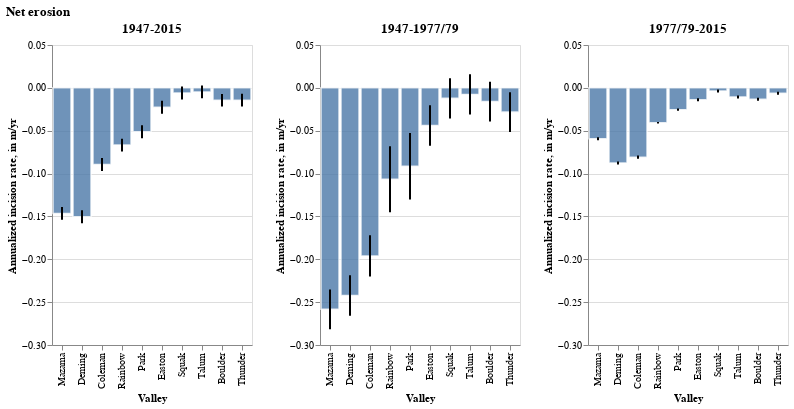

Notebook code cell kept with this figure:
### Code cell
src = thresh_neg_dv_df_by_valley.drop(columns='index')
bounding = src[src.bounding==True]
non_bounding = src[src.bounding==False]

bounding_chart = bars_and_error_bars(
    bounding, 
    value='Annual Incision Rate:Q', 
    bars_2_cols=['Incision Lower CI', 'Incision Upper CI'],
    y_title = "Annualized incision rate, in m/yr"
)
early_chart = bars_and_error_bars(
    non_bounding[non_bounding.start_time == datetime(1947, 9, 14)], 
    value='Annual Incision Rate:Q', 
    bars_2_cols=['Incision Lower CI', 'Incision Upper CI'],
    y_title = "Annualized incision rate, in m/yr"
)
late_chart = bars_and_error_bars(
    non_bounding[non_bounding.end_time == datetime(2015, 9, 1)], 
    value='Annual Incision Rate:Q', 
    bars_2_cols=['Incision Lower CI', 'Incision Upper CI'],
    y_title = "Annualized incision rate, in m/yr"
)

(
    bounding_chart.properties(title="1947-2015") | early_chart.properties(title="1947-1977/79 ") | late_chart.properties(title="1977/79-2015")
).resolve_scale(y='shared').properties(title='Net erosion')

### Figure 1 — Vega-Lite specification as saved in the notebook (floating-point values rounded to 4 significant figures)
{"config": {"view": {"continuousWidth": 400, "continuousHeight": 300}}, "hconcat": [{"layer": [{"mark": {"type": "bar", "opacity": 0.8, "stroke": "white", "strokeWidth": 1.5}, "encoding": {"x": {"field": "name", "sort": ["Mazama", "Deming", "Coleman", "Rainbow", "Park", "Easton", "Squak", "Talum", "Boulder", "Thunder"], "type": "ordinal"}, "y": {"field": "Annual Incision Rate", "type": "quantitative"}}}, {"mark": {"type": "bar", "color": "black", "width": 2}, "encoding": {"x": {"field": "name", "sort": ["Mazama", "Deming", "Coleman", "Rainbow", "Park", "Easton", "Squak", "Talum", "Boulder", "Thunder"], "title": "Valley", "type": "ordinal"}, "y": {"field": "Incision Lower CI", "title": "Annualized incision rate, in m/yr", "type": "quantitative"}, "y2": {"field": "Incision Upper CI"}}}], "data": {"name": "data-77ca9523747236512a9addf5d228ad99"}, "title": "1947-2015"}, {"layer": [{"mark": {"type": "bar", "opacity": 0.8, "stroke": "white", "strokeWidth": 1.5}, "encoding": {"x": {"field": "name", "sort": ["Mazama", "Deming", "Coleman", "Rainbow", "Park", "Easton", "Squak", "Talum", "Boulder", "Thunder"], "type": "ordinal"}, "y": {"field": "Annual Incision Rate", "type": "quantitative"}}}, {"mark": {"type": "bar", "color": "black", "width": 2}, "encoding": {"x": {"field": "name", "sort": ["Mazama", "Deming", "Coleman", "Rainbow", "Park", "Easton", "Squak", "Talum", "Boulder", "Thunder"], "title": "Valley", "type": "ordinal"}, "y": {"field": "Incision Lower CI", "title": "Annualized incision rate, in m/yr", "type": "quantitative"}, "y2": {"field": "Incision Upper CI"}}}], "data": {"name": "data-ff49594a3d6b17a0ad0990ef6fc9399b"}, "title": "1947-1977/79 "}, {"layer": [{"mark": {"type": "bar", "opacity": 0.8, "stroke": "white", "strokeWidth": 1.5}, "encoding": {"x": {"field": "name", "sort": ["Mazama", "Deming", "Coleman", "Rainbow", "Park", "Easton", "Squak", "Talum", "Boulder", "Thunder"], "type": "ordinal"}, "y": {"field": "Annual Incision Rate", "type": "quantitative"}}}, {"mark": {"type": "bar", "color": "black", "width": 2}, "encoding": {"x": {"field": "name", "sort": ["Mazama", "Deming", "Coleman", "Rainbow", "Park", "Easton", "Squak", "Talum", "Boulder", "Thunder"], "title": "Valley", "type": "ordinal"}, "y": {"field": "Incision Lower CI", "title": "Annualized incision rate, in m/yr", "type": "quantitative"}, "y2": {"field": "Incision Upper CI"}}}], "data": {"name": "data-94f4f0ac5ca88ebd71cb2ecf01d87a60"}, "title": "1977/79-2015"}], "resolve": {"scale": {"y": "shared"}}, "title": "Net erosion", "$schema": "https://vega.github.io/schema/vega-lite/v4.17.0.json", "datasets": {"data-77ca9523747236512a9addf5d228ad99": [{"dh": -3.48, "area": 580500.0, "volume": -2020000.0, "bounding": true, "name": "Park", "n_pixels": 145100.0, "volumetric_uncertainty": 297800.0, "start_time": "1947-09-14T00:00:00", "end_time": "2015-09-01T00:00:00", "time_difference_years": 68, "Annual Mass Wasted": -29710.0, "Upper CI": -25330.0, "Lower CI": -34090.0, "Average Date": "1981-09-07T00:00:00", "Annual Incision Rate": -0.05118, "Incision Lower CI": -0.05873, "Incision Upper CI": -0.04364}, {"dh": -4.54, "area": 837300.0, "volume": -3801000.0, "bounding": true, "name": "Rainbow", "n_pixels": 209300.0, "volumetric_uncertainty": 424700.0, "start_time": "1947-09-14T00:00:00", "end_time": "2015-09-01T00:00:00", "time_difference_years": 68, "Annual Mass Wasted": -55900.0, "Upper CI": -49660.0, "Lower CI": -62150.0, "Average Date": "1981-09-07T00:00:00", "Annual Incision Rate": -0.06677, "Incision Lower CI": -0.07422, "Incision Upper CI": -0.05931}, {"dh": -10.23, "area": 509600.0, "volume": -5212000.0, "bounding": true, "name": "Deming", "n_pixels": 127400.0, "volumetric_uncertainty": 262700.0, "start_time": "1947-09-14T00:00:00", "end_time": "2015-09-01T00:00:00", "time_difference_years": 68, "Annual Mass Wasted": -76650.0, "Upper CI": -72790.0, "Lower CI": -80510.0, "Average Date": "1981-09-07T00:00:00", "Annual Incision Rate": -0.1504, "Incision Lower CI": -0.158, "Incision Upper CI": -0.1428}, {"dh": -0.9809, "area": 1411000.0, "volume": -1384000.0, "bounding": true, "name": "Boulder", "n_pixels": 352700.0, "volumetric_uncertainty": 708000.0, "start_time": "1947-09-14T00:00:00", "end_time": "2015-09-01T00:00:00", "time_difference_years": 68, "Annual Mass Wasted": -20350.0, "Upper CI": -9941.0, "Lower CI": -30760.0, "Average Date": "1981-09-07T00:00:00", "Annual Incision Rate": -0.01442, "Incision Lower CI": -0.0218, "Incision Upper CI": -0.007046}, {"dh": -0.4096, "area": 721000.0, "volume": -295300.0, "bounding": true, "name": "Squak", "n_pixels": 180200.0, "volumetric_uncertainty": 367200.0, "start_time": "1947-09-14T00:00:00", "end_time": "2015-09-01T00:00:00", "time_difference_years": 68, "Annual Mass Wasted": -4342.0, "Upper CI": 1058.0, "Lower CI": -9742.0, "Average Date": "1981-09-07T00:00:00", "Annual Incision Rate": -0.006023, "Incision Lower CI": -0.01351, "Incision Upper CI": 0.001467}, {"dh": -0.9809, "area": 1082000.0, "volume": -1061000.0, "bounding": true, "name": "Thunder", "n_pixels": 270400.0, "volumetric_uncertainty": 545400.0, "start_time": "1947-09-14T00:00:00", "end_time": "2015-09-01T00:00:00", "time_difference_years": 68, "Annual Mass Wasted": -15600.0, "Upper CI": -7583.0, "Lower CI": -23620.0, "Average Date": "1981-09-07T00:00:00", "Annual Incision Rate": -0.01442, "Incision Lower CI": -0.02184, "Incision Upper CI": -0.00701}, {"dh": -0.3242, "area": 871600.0, "volume": -282600.0, "bounding": true, "name": "Talum", "n_pixels": 217900.0, "volumetric_uncertainty": 441600.0, "start_time": "1947-09-14T00:00:00", "end_time": "2015-09-01T00:00:00", "time_difference_years": 68, "Annual Mass Wasted": -4156.0, "Upper CI": 2338.0, "Lower CI": -10650.0, "Average Date": "1981-09-07T00:00:00", "Annual Incision Rate": -0.004768, "Incision Lower CI": -0.01222, "Incision Upper CI": 0.002683}, {"dh": -1.543, "area": 472100.0, "volume": -728200.0, "bounding": true, "name": "Easton", "n_pixels": 118000.0, "volumetric_uncertainty": 244200.0, "start_time": "1947-09-14T00:00:00", "end_time": "2015-09-01T00:00:00", "time_difference_years": 68, "Annual Mass Wasted": -10710.0, "Upper CI": -7118.0, "Lower CI": -14300.0, "Average Date": "1981-09-07T00:00:00", "Annual Incision Rate": -0.02269, "Incision Lower CI": -0.03029, "Incision Upper CI": -0.01508}, {"dh": -6.078, "area": 637500.0, "volume": -3875000.0, "bounding": true, "name": "Coleman", "n_pixels": 159400.0, "volumetric_uncertainty": 326000.0, "start_time": "1947-09-14T00:00:00", "end_time": "2015-09-01T00:00:00", "time_difference_years": 68, "Annual Mass Wasted": -56980.0, "Upper CI": -52190.0, "Lower CI": -61770.0, "Average Date": "1981-09-07T00:00:00", "Annual Incision Rate": -0.08938, "Incision Lower CI": -0.0969, "Incision Upper CI": -0.08186}, {"dh": -9.962, "area": 945800.0, "volume": -9422000.0, "bounding": true, "name": "Mazama", "n_pixels": 236500.0, "volumetric_uncertainty": 478300.0, "start_time": "1947-09-14T00:00:00", "end_time": "2015-09-01T00:00:00", "time_difference_years": 68, "Annual Mass Wasted": -138600.0, "Upper CI": -131500.0, "Lower CI": -145600.0, "Average Date": "1981-09-07T00:00:00", "Annual Incision Rate": -0.1465, "Incision Lower CI": -0.1539, "Incision Upper CI": -0.1391}], "data-ff49594a3d6b17a0ad0990ef6fc9399b": [{"dh": -2.743, "area": 346900.0, "volume": -951600.0, "bounding": false, "name": "Park", "n_pixels": 86720.0, "volumetric_uncertainty": 402800.0, "start_time": "1947-09-14T00:00:00", "end_time": "1977-09-27T00:00:00", "time_difference_years": 30, "Annual Mass Wasted": -31720.0, "Upper CI": -18290.0, "Lower CI": -45150.0, "Average Date": "1962-09-21T00:00:00", "Annual Incision Rate": -0.09144, "Incision Lower CI": -0.1302, "Incision Upper CI": -0.05273}, {"dh": -3.196, "area": 670200.0, "volume": -2142000.0, "bounding": false, "name": "Rainbow", "n_pixels": 167600.0, "volumetric_uncertainty": 774500.0, "start_time": "1947-09-14T00:00:00", "end_time": "1977-09-27T00:00:00", "time_difference_years": 30, "Annual Mass Wasted": -71400.0, "Upper CI": -45580.0, "Lower CI": -97210.0, "Average Date": "1962-09-21T00:00:00", "Annual Incision Rate": -0.1065, "Incision Lower CI": -0.145, "Incision Upper CI": -0.06801}, {"dh": -7.75, "area": 416600.0, "volume": -3229000.0, "bounding": false, "name": "Deming", "n_pixels": 104100.0, "volumetric_uncertainty": 315100.0, "start_time": "1947-09-14T00:00:00", "end_time": "1979-10-06T00:00:00", "time_difference_years": 32, "Annual Mass Wasted": -100900.0, "Upper CI": -91050.0, "Lower CI": -110700.0, "Average Date": "1963-09-25T00:00:00", "Annual Incision Rate": -0.2422, "Incision Lower CI": -0.2658, "Incision Upper CI": -0.2186}, {"dh": -0.5129, "area": 820800.0, "volume": -421000.0, "bounding": false, "name": "Boulder", "n_pixels": 205200.0, "volumetric_uncertainty": 611700.0, "start_time": "1947-09-14T00:00:00", "end_time": "1979-10-06T00:00:00", "time_difference_years": 32, "Annual Mass Wasted": -13160.0, "Upper CI": 5958.0, "Lower CI": -32270.0, "Average Date": "1963-09-25T00:00:00", "Annual Incision Rate": -0.01603, "Incision Lower CI": -0.03932, "Incision Upper CI": 0.007259}, {"dh": -0.3913, "area": 560100.0, "volume": -219200.0, "bounding": false, "name": "Squak", "n_pixels": 140000.0, "volumetric_uncertainty": 420400.0, "start_time": "1947-09-14T00:00:00", "end_time": "1979-10-06T00:00:00", "time_difference_years": 32, "Annual Mass Wasted": -6850.0, "Upper CI": 6288.0, "Lower CI": -19990.0, "Average Date": "1963-09-25T00:00:00", "Annual Incision Rate": -0.01223, "Incision Lower CI": -0.03568, "Incision Upper CI": 0.01123}, {"dh": -0.9049, "area": 1082000.0, "volume": -978800.0, "bounding": false, "name": "Thunder", "n_pixels": 270400.0, "volumetric_uncertainty": 803000.0, "start_time": "1947-09-14T00:00:00", "end_time": "1979-10-06T00:00:00", "time_difference_years": 32, "Annual Mass Wasted": -30590.0, "Upper CI": -5491.0, "Lower CI": -55680.0, "Average Date": "1963-09-25T00:00:00", "Annual Incision Rate": -0.02828, "Incision Lower CI": -0.05148, "Incision Upper CI": -0.005077}, {"dh": -0.2439, "area": 613100.0, "volume": -149600.0, "bounding": false, "name": "Talum", "n_pixels": 153300.0, "volumetric_uncertainty": 459300.0, "start_time": "1947-09-14T00:00:00", "end_time": "1979-10-06T00:00:00", "time_difference_years": 32, "Annual Mass Wasted": -4674.0, "Upper CI": 9680.0, "Lower CI": -19030.0, "Average Date": "1963-09-25T00:00:00", "Annual Incision Rate": -0.007623, "Incision Lower CI": -0.03103, "Incision Upper CI": 0.01579}, {"dh": -1.408, "area": 408400.0, "volume": -575000.0, "bounding": false, "name": "Easton", "n_pixels": 102100.0, "volumetric_uncertainty": 309100.0, "start_time": "1947-09-14T00:00:00", "end_time": "1979-10-06T00:00:00", "time_difference_years": 32, "Annual Mass Wasted": -17970.0, "Upper CI": -8309.0, "Lower CI": -27630.0, "Average Date": "1963-09-25T00:00:00", "Annual Incision Rate": -0.04399, "Incision Lower CI": -0.06764, "Incision Upper CI": -0.02034}, {"dh": -6.274, "area": 283000.0, "volume": -1775000.0, "bounding": false, "name": "Coleman", "n_pixels": 70750.0, "volumetric_uncertainty": 217000.0, "start_time": "1947-09-14T00:00:00", "end_time": "1979-10-06T00:00:00", "time_difference_years": 32, "Annual Mass Wasted": -55480.0, "Upper CI": -48700.0, "Lower CI": -62260.0, "Average Date": "1963-09-25T00:00:00", "Annual Incision Rate": -0.1961, "Incision Lower CI": -0.22, "Incision Upper CI": -0.1721}, {"dh": -8.27, "area": 883600.0, "volume": -7307000.0, "bounding": false, "name": "Mazama", "n_pixels": 220900.0, "volumetric_uncertainty": 657700.0, "start_time": "1947-09-14T00:00:00", "end_time": "1979-10-06T00:00:00", "time_difference_years": 32, "Annual Mass Wasted": -228300.0, "Upper CI": -207800.0, "Lower CI": -248900.0, "Average Date": "1963-09-25T00:00:00", "Annual Incision Rate": -0.2584, "Incision Lower CI": -0.2817, "Incision Upper CI": -0.2352}], "data-94f4f0ac5ca88ebd71cb2ecf01d87a60": [{"dh": -0.9665, "area": 346900.0, "volume": -335300.0, "bounding": false, "name": "Park", "n_pixels": 86720.0, "volumetric_uncertainty": 15980.0, "start_time": "1977-09-27T00:00:00", "end_time": "2015-09-01T00:00:00", "time_difference_years": 38, "Annual Mass Wasted": -8823.0, "Upper CI": -8402.0, "Lower CI": -9243.0, "Average Date": "1996-09-14T00:00:00", "Annual Incision Rate": -0.02543, "Incision Lower CI": -0.02665, "Incision Upper CI": -0.02422}, {"dh": -1.548, "area": 670200.0, "volume": -1037000.0, "bounding": false, "name": "Rainbow", "n_pixels": 167600.0, "volumetric_uncertainty": 25360.0, "start_time": "1977-09-27T00:00:00", "end_time": "2015-09-01T00:00:00", "time_difference_years": 38, "Annual Mass Wasted": -27300.0, "Upper CI": -26630.0, "Lower CI": -27970.0, "Average Date": "1996-09-14T00:00:00", "Annual Incision Rate": -0.04073, "Incision Lower CI": -0.04172, "Incision Upper CI": -0.03973}, {"dh": -3.159, "area": 416600.0, "volume": -1316000.0, "bounding": false, "name": "Deming", "n_pixels": 104100.0, "volumetric_uncertainty": 26380.0, "start_time": "1979-10-06T00:00:00", "end_time": "2015-09-01T00:00:00", "time_difference_years": 36, "Annual Mass Wasted": -36560.0, "Upper CI": -35830.0, "Lower CI": -37290.0, "Average Date": "1997-09-18T00:00:00", "Annual Incision Rate": -0.08776, "Incision Lower CI": -0.08952, "Incision Upper CI": -0.086}, {"dh": -0.4827, "area": 820800.0, "volume": -396200.0, "bounding": false, "name": "Boulder", "n_pixels": 205200.0, "volumetric_uncertainty": 50920.0, "start_time": "1979-10-06T00:00:00", "end_time": "2015-09-01T00:00:00", "time_difference_years": 36, "Annual Mass Wasted": -11010.0, "Upper CI": -9592.0, "Lower CI": -12420.0, "Average Date": "1997-09-18T00:00:00", "Annual Incision Rate": -0.01341, "Incision Lower CI": -0.01513, "Incision Upper CI": -0.01169}, {"dh": -0.1319, "area": 560100.0, "volume": -73880.0, "bounding": false, "name": "Squak", "n_pixels": 140000.0, "volumetric_uncertainty": 35100.0, "start_time": "1979-10-06T00:00:00", "end_time": "2015-09-01T00:00:00", "time_difference_years": 36, "Annual Mass Wasted": -2052.0, "Upper CI": -1077.0, "Lower CI": -3027.0, "Average Date": "1997-09-18T00:00:00", "Annual Incision Rate": -0.003664, "Incision Lower CI": -0.005404, "Incision Upper CI": -0.001923}, {"dh": -0.2247, "area": 1082000.0, "volume": -243200.0, "bounding": false, "name": "Thunder", "n_pixels": 270500.0, "volumetric_uncertainty": 66790.0, "start_time": "1979-10-06T00:00:00", "end_time": "2015-09-01T00:00:00", "time_difference_years": 36, "Annual Mass Wasted": -6754.0, "Upper CI": -4899.0, "Lower CI": -8610.0, "Average Date": "1997-09-18T00:00:00", "Annual Incision Rate": -0.006242, "Incision Lower CI": -0.007956, "Incision Upper CI": -0.004527}, {"dh": -0.3812, "area": 613100.0, "volume": -233700.0, "bounding": false, "name": "Talum", "n_pixels": 153300.0, "volumetric_uncertainty": 38320.0, "start_time": "1979-10-06T00:00:00", "end_time": "2015-09-01T00:00:00", "time_difference_years": 36, "Annual Mass Wasted": -6493.0, "Upper CI": -5428.0, "Lower CI": -7557.0, "Average Date": "1997-09-18T00:00:00", "Annual Incision Rate": -0.01059, "Incision Lower CI": -0.01232, "Incision Upper CI": -0.008853}, {"dh": -0.5034, "area": 408400.0, "volume": -205600.0, "bounding": false, "name": "Easton", "n_pixels": 102100.0, "volumetric_uncertainty": 25880.0, "start_time": "1979-10-06T00:00:00", "end_time": "2015-09-01T00:00:00", "time_difference_years": 36, "Annual Mass Wasted": -5711.0, "Upper CI": -4992.0, "Lower CI": -6430.0, "Average Date": "1997-09-18T00:00:00", "Annual Incision Rate": -0.01398, "Incision Lower CI": -0.01574, "Incision Upper CI": -0.01222}, {"dh": -2.909, "area": 285100.0, "volume": -829500.0, "bounding": false, "name": "Coleman", "n_pixels": 71280.0, "volumetric_uncertainty": 18390.0, "start_time": "1979-10-06T00:00:00", "end_time": "2015-09-01T00:00:00", "time_difference_years": 36, "Annual Mass Wasted": -23040.0, "Upper CI": -22530.0, "Lower CI": -23550.0, "Average Date": "1997-09-18T00:00:00", "Annual Incision Rate": -0.08081, "Incision Lower CI": -0.0826, "Incision Upper CI": -0.07902}, {"dh": -2.139, "area": 941300.0, "volume": -2014000.0, "bounding": false, "name": "Mazama", "n_pixels": 235300.0, "volumetric_uncertainty": 58240.0, "start_time": "1979-10-06T00:00:00", "end_time": "2015-09-01T00:00:00", "time_difference_years": 36, "Annual Mass Wasted": -55940.0, "Upper CI": -54320.0, "Lower CI": -57560.0, "Average Date": "1997-09-18T00:00:00", "Annual Incision Rate": -0.05943, "Incision Lower CI": -0.06115, "Incision Upper CI": -0.05771}]}}
